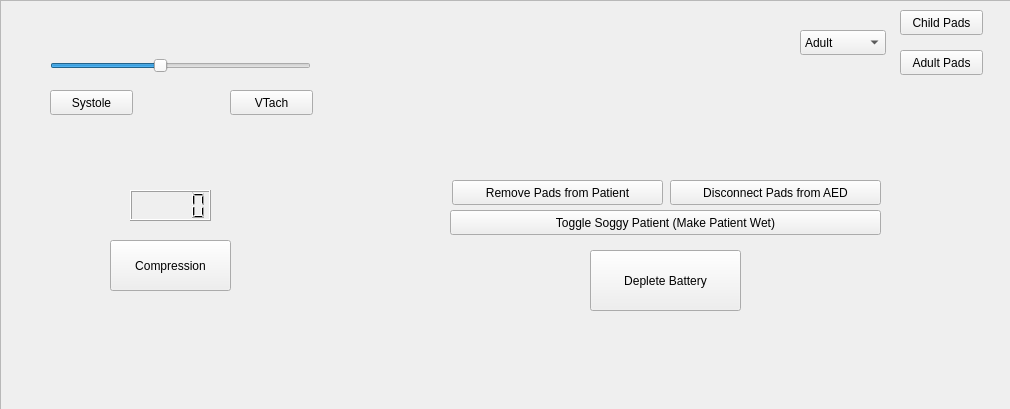
<?xml version="1.0" encoding="UTF-8"?>
<ui version="4.0">
 <class>TestWindow</class>
 <widget class="QWidget" name="TestWindow">
  <property name="geometry">
   <rect>
    <x>0</x>
    <y>0</y>
    <width>1010</width>
    <height>409</height>
   </rect>
  </property>
  <property name="windowTitle">
   <string>Form</string>
  </property>
  <widget class="QFrame" name="test_frame">
   <property name="geometry">
    <rect>
     <x>0</x>
     <y>0</y>
     <width>1011</width>
     <height>411</height>
    </rect>
   </property>
   <property name="frameShape">
    <enum>QFrame::StyledPanel</enum>
   </property>
   <property name="frameShadow">
    <enum>QFrame::Raised</enum>
   </property>
   <widget class="QSlider" name="heartRate_slider">
    <property name="geometry">
     <rect>
      <x>50</x>
      <y>50</y>
      <width>261</width>
      <height>31</height>
     </rect>
    </property>
    <property name="maximum">
     <number>250</number>
    </property>
    <property name="sliderPosition">
     <number>105</number>
    </property>
    <property name="orientation">
     <enum>Qt::Horizontal</enum>
    </property>
   </widget>
   <widget class="QLabel" name="graph_label">
    <property name="geometry">
     <rect>
      <x>340</x>
      <y>20</y>
      <width>311</width>
      <height>111</height>
     </rect>
    </property>
    <property name="text">
     <string/>
    </property>
   </widget>
   <widget class="QPushButton" name="childPad_button">
    <property name="geometry">
     <rect>
      <x>900</x>
      <y>10</y>
      <width>83</width>
      <height>25</height>
     </rect>
    </property>
    <property name="text">
     <string>Child Pads</string>
    </property>
   </widget>
   <widget class="QPushButton" name="adultPad_button">
    <property name="geometry">
     <rect>
      <x>900</x>
      <y>50</y>
      <width>83</width>
      <height>25</height>
     </rect>
    </property>
    <property name="text">
     <string>Adult Pads</string>
    </property>
   </widget>
   <widget class="QPushButton" name="vtach_button">
    <property name="geometry">
     <rect>
      <x>230</x>
      <y>90</y>
      <width>83</width>
      <height>25</height>
     </rect>
    </property>
    <property name="text">
     <string>VTach</string>
    </property>
   </widget>
   <widget class="QPushButton" name="systole_button">
    <property name="geometry">
     <rect>
      <x>50</x>
      <y>90</y>
      <width>83</width>
      <height>25</height>
     </rect>
    </property>
    <property name="text">
     <string>Systole</string>
    </property>
   </widget>
   <widget class="QPushButton" name="togglePadPatient">
    <property name="geometry">
     <rect>
      <x>452</x>
      <y>180</y>
      <width>211</width>
      <height>25</height>
     </rect>
    </property>
    <property name="text">
     <string>Remove Pads from Patient</string>
    </property>
   </widget>
   <widget class="QPushButton" name="togglePadAED">
    <property name="geometry">
     <rect>
      <x>670</x>
      <y>180</y>
      <width>211</width>
      <height>25</height>
     </rect>
    </property>
    <property name="text">
     <string>Disconnect Pads from AED</string>
    </property>
   </widget>
   <widget class="QLCDNumber" name="compressionNumber">
    <property name="geometry">
     <rect>
      <x>130</x>
      <y>190</y>
      <width>81</width>
      <height>31</height>
     </rect>
    </property>
   </widget>
   <widget class="QPushButton" name="compressionButton">
    <property name="geometry">
     <rect>
      <x>110</x>
      <y>240</y>
      <width>121</width>
      <height>51</height>
     </rect>
    </property>
    <property name="text">
     <string>Compression</string>
    </property>
   </widget>
   <widget class="QPushButton" name="toggle_wet">
    <property name="geometry">
     <rect>
      <x>450</x>
      <y>210</y>
      <width>431</width>
      <height>25</height>
     </rect>
    </property>
    <property name="text">
     <string>Toggle Soggy Patient (Make Patient Wet)</string>
    </property>
   </widget>
   <widget class="QPushButton" name="depleteBattery_button">
    <property name="geometry">
     <rect>
      <x>590</x>
      <y>250</y>
      <width>151</width>
      <height>61</height>
     </rect>
    </property>
    <property name="text">
     <string>Deplete Battery</string>
    </property>
   </widget>
   <widget class="QComboBox" name="patientSwap_comboBox">
    <property name="geometry">
     <rect>
      <x>800</x>
      <y>30</y>
      <width>86</width>
      <height>25</height>
     </rect>
    </property>
    <item>
     <property name="text">
      <string>Adult</string>
     </property>
    </item>
    <item>
     <property name="text">
      <string>Child</string>
     </property>
    </item>
   </widget>
  </widget>
 </widget>
 <resources/>
 <connections/>
</ui>
